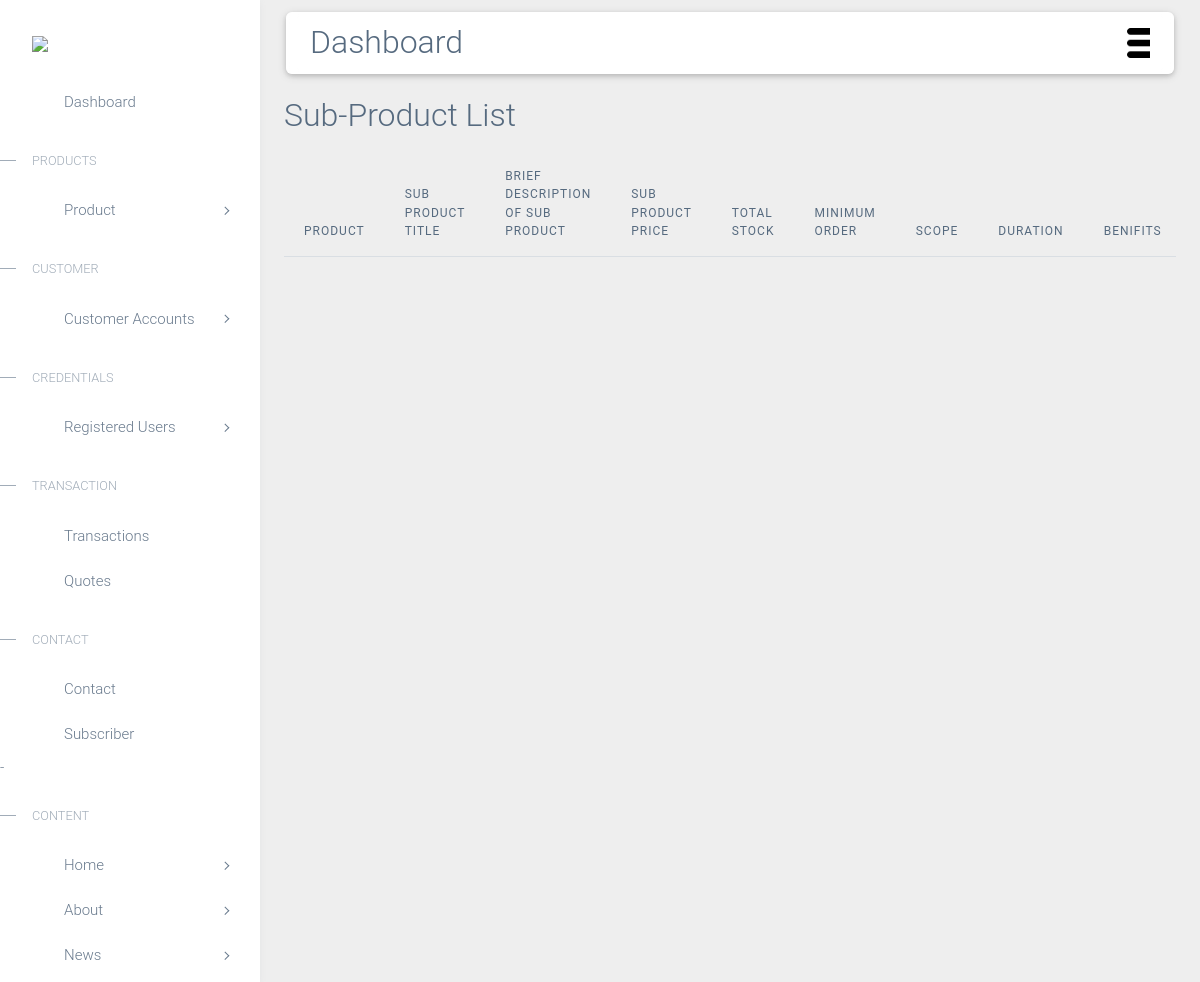
Page /devadmin/subproductlist/ on the earlier database version.
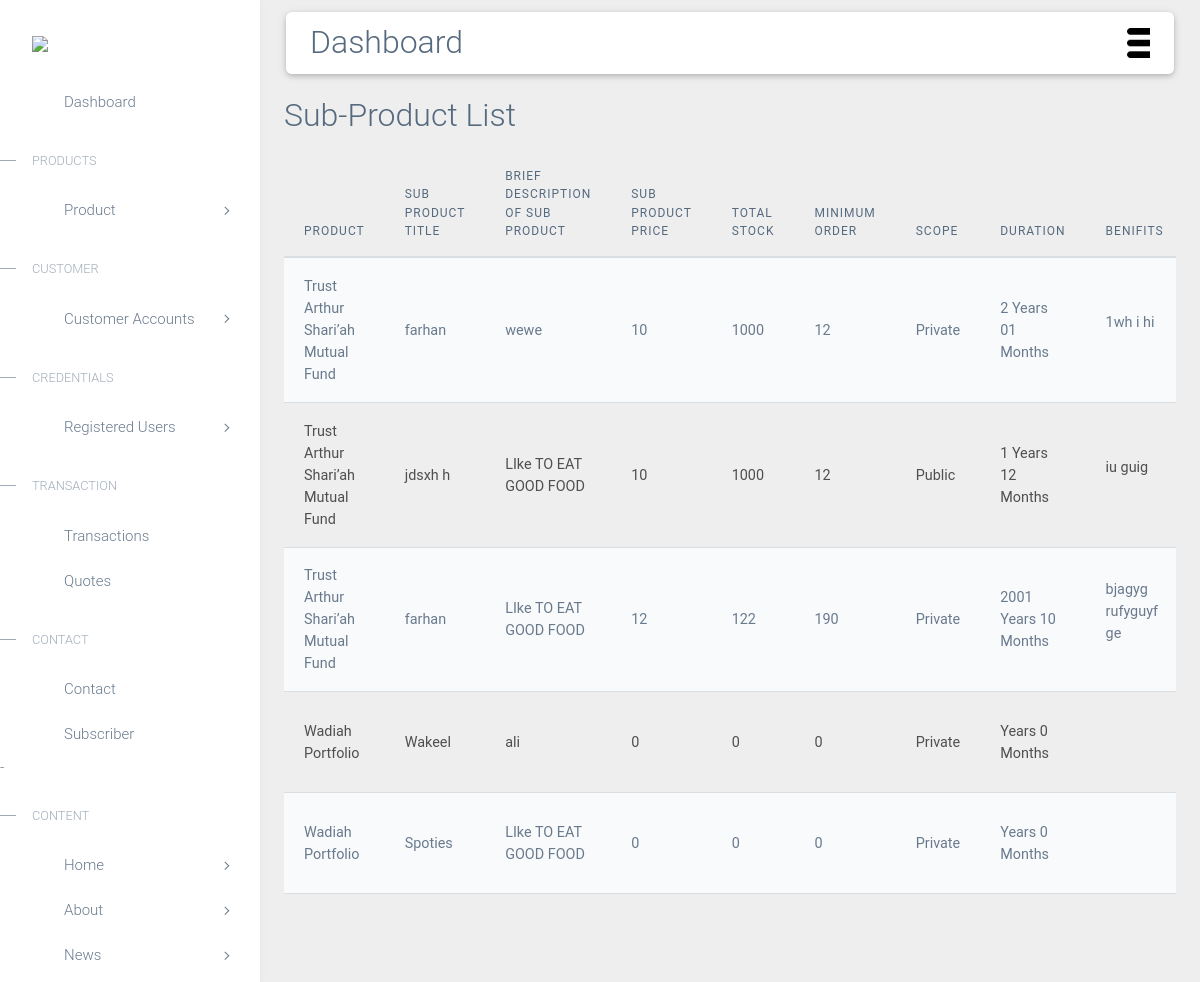
Same page on the later database version.
### accounts/models.py (models this page shows, shortened)
class SubProduct(models.Model):
 try:
    product = models.ForeignKey(Product, on_delete=models.CASCADE)
    sub_title = models.CharField(max_length=200)
    sub_title2 = models.CharField(max_length=200)
    duration_year = models.CharField(max_length=200,default='None')
    duration_month = models.CharField(max_length=200,default='None')
    selling_price = models.IntegerField()
    Principle = models.IntegerField()
    Rate = models.IntegerField()
    Date = models.DateField()
    benifits = models.TextField(default='None')
    plan_feature = models.TextField(default='None')
    sub_product_image = models.ImageField(upload_to='subproductpic')
    Total_S = models.FloatField(default='None')
    Minemun_O = models.FloatField(default='None')
    Scope =  models.TextField()
    Assign = models.CharField(max_length=200)
    def str(self):
        return str(self.id)
 except Exception as e:
    print(e)

class Product(models.Model):
    typeofuser = models.CharField(choices= CATEGORY_CHOICES, max_length=200)
    title = models.CharField(max_length=200)
    title2 = models.CharField(max_length=200)
    product_image = models.ImageField(upload_to='productpic')

### accounts/views.py (the view)
# urls.py: path('devadmin/subproductlist/', views.adminsubproductlist, name='adminsubproductlist'),
def adminsubproductlist(request):
    subproduct = SubProduct.objects.all()
    return render(request, 'devadmin/adminsubproductlist.html',{'subproduct':subproduct})

### accounts/templates/devadmin/adminsubproductlist.html (shortened to what this page needs)
{% extends 'devadmin/base.html' %}
{% load static %}
{% block main-content %}
<link rel="stylesheet" href="https://use.fontawesome.com/releases/v5.8.2/css/all.css">
<link rel="stylesheet" href="{% static 'devadmin/css/addons/mdb.min.css' %}" />
<link rel="stylesheet" href="{% static 'devadmin/css/addons/datatables.min.css' %}" />
<link rel="stylesheet" href="{% static 'devadmin/css/addons/datatables-select.min.css' %}" />
<div class="m-4"  >
    <h2 class=""> Sub-Product List</h2>
 <div  style="overflow-x:auto;">
   <table id="dtMaterialDesignExample" class="table table-striped">
     <thead>
        <tr>
            <th>Product</th>
            <th>Sub Product Title</th>
            <th>Brief Description of Sub product</th>
            <th>Sub Product Price</th>
            <th>Total Stock</th>
            <th>Minimum Order</th>
            <th>Scope</th>
            <th>Duration</th>
            <th>Benifits</th>
        </tr>
     </thead>
     <tbody>
        {% if subproduct %}
        {% for i in subproduct %}
        <tr>
            <td>{{i.product.title}}</td>
            <td>{{i.sub_title}}</td>
            <td>{{i.sub_title2}}</td>
            <td>{{i.selling_price}}</td>
            <td>{{i.Total_S}}</td>
            <td>{{i.Minemun_O}}</td>
            <td>{{i.Scope}}</td>
            <td>{{i.duration_year}} Years {{i.duration_month}} Months</td>
            <td>{{i.benifits|linebreaks}}</td>
        </tr>
        {% endfor %}
        {% endif %}
     </tbody>
   </table>
 </div>
</div>
{% endblock main-content %}

### accounts/templates/devadmin/base.html (shortened to what this page needs)
<!DOCTYPE html>
{% load static %}
<html>
  <head>
    <link rel="stylesheet" href="{% static 'devadmin/vendor/fonts/boxicons.css' %}" />
    <link rel="stylesheet" href="{% static 'devadmin/vendor/css/core.css' %}" class="template-customizer-core-css" />
    <link rel="stylesheet" href="{% static 'devadmin/vendor/css/theme-default.css' %}" class="template-customizer-theme-css" />
    <link rel="stylesheet" href="{% static 'devadmin/css/demo.css' %}" />
    <link rel="stylesheet" href="https://cdnjs.cloudflare.com/ajax/libs/jquery-toast-plugin/1.3.2/jquery.toast.css">
        <link rel="stylesheet" href="{% static 'accounts/css/style.css' %}">
        <link rel="stylesheet" href="{% static 'accounts/css/responsive.css' %}">
  </head>
  <body>
    <div class="layout-wrapper layout-content-navbar">
      <div class="layout-container">
        <aside id="layout-menu" class="layout-menu menu-vertical menu bg-menu-theme">
          <div class="app-brand demo">
            <a href="{% url 'dashboard' %}" class="app-brand-link">
              <span class="app-brand-logo demo">
                <img class="lgo-img" src="{% static 'todo/img/my-img/trustbank_arthur.png' %}" >
              </span>
            </a>
          </div>
          <ul class="menu-inner py-1">
            <li class="menu-item">
              <a href="{% url 'dashboard' %}" class="menu-link">
                <i class="menu-icon tf-icons bx bx-home-circle"></i>
                <div data-i18n="Analytics">Dashboard</div>
              </a>
            </li>
            <li class="menu-header small text-uppercase">
                <span class="menu-header-text">Products</span>
              </li>
            <li class="menu-item">
              <a href="javascript:void(0);" class="menu-link menu-toggle">
                <i class="menu-icon tf-icons bx bx-detail"></i>
                <div data-i18n="Layouts">Product</div>
              </a>
            </li>
            <li class="menu-header small text-uppercase">
              <span class="menu-header-text">Customer</span>
            </li>
            <li class="menu-item">
              <a href="javascript:void(0);" class="menu-link menu-toggle">
                <i class="menu-icon tf-icons bx bx-user"></i>
                <div data-i18n="Layouts">Customer Accounts</div>
              </a>
            </li>
            <li class="menu-header small text-uppercase"><span class="menu-header-text">Credentials</span></li>
            <li class="menu-item">
                <a href="javascript:void(0);" class="menu-link menu-toggle">
                  <i class="menu-icon tf-icons bx bx-lock-open-alt"></i>
                  <div data-i18n="Authentications">Registered Users</div>
                </a>
              </li>
            <li class="menu-header small text-uppercase">
                <span class="menu-header-text">Transaction</span>
              </li>
              <li class="menu-item">
                  <a href="{% url 'transaction' %}" class="menu-link">
                    <i class="menu-icon tf-icons bx bx-wallet"></i>
                    <div data-i18n="Analytics">Transactions</div>
                  </a>
              </li>
              <li class="menu-item">
                <a href="{% url 'adminquote' %}" class="menu-link">
                  <i class="menu-icon tf-icons bx bx-message"></i>
                  <div data-i18n="Analytics">Quotes</div>
                </a>
            </li>
            <li class="menu-header small text-uppercase">
              <span class="menu-header-text">Contact</span>
            </li>
            <li class="menu-item">
                <a href="{% url 'admincontactlist' %}" class="menu-link">
                  <i class="menu-icon tf-icons bx bx-user"></i>
                  <div data-i18n="Analytics">Contact</div>
                </a>
            </li>
            <li class="menu-item">
              <a href="{% url 'adminsubscriberlist' %}" class="menu-link">
                <i class="menu-icon tf-icons bx bx-user"></i>
                <div data-i18n="Analytics">Subscriber</div>
              </a>
            -</li>
            <li class="menu-header small text-uppercase"><span class="menu-header-text">Content</span></li>
            <li class="menu-item">
                <a href="javascript:void(0);" class="menu-link menu-toggle">
                  <i class="menu-icon tf-icons bx bx-detail"></i>
                  <div data-i18n="Authentications">Home</div>
                </a>
              </li>
              <li class="menu-item">
                <a href="javascript:void(0);" class="menu-link menu-toggle">
                  <i class="menu-icon tf-icons bx bx-detail"></i>
                  <div data-i18n="Authentications">About</div>
                </a>
              </li>
              <li class="menu-item">
                <a href="javascript:void(0);" class="menu-link menu-toggle">
                  <i class="menu-icon tf-icons bx bx-detail"></i>
                  <div data-i18n="Authentications">News</div>
                </a>
              </li>
          </ul>
        </aside>
        <div class="layout-page">
          <nav
            class="layout-navbar container-xxl navbar navbar-expand-xl navbar-detached align-items-center bg-navbar-theme"
            id="layout-navbar"
          >
            <div class="navbar-nav-right d-flex align-items-center" id="navbar-collapse">
              <div class="navbar-nav align-items-center">
                <div class="nav-item d-flex align-items-center">
                  <h2 class="mt-3">Dashboard</h2>
                </div>
              </div>
              <ul class="navbar-nav flex-row align-items-center ms-auto">
                <li class="nav-item navbar-dropdown dropdown-user dropdown">
                  <a class="nav-link dropdown-toggle hide-arrow" href="javascript:void(0);" data-bs-toggle="dropdown">
                    <div style="margin-left: 50%;margin-bottom: 4%;margin-bottom: -58%;" >
                     <img  src="{% static 'todo/img/my-img/icons8.png' %}" class="w-px-40 h-auto rounded-circle">
                    </div>
                  </a>
                </li>
              </ul>
            </div>
          </nav>
          {% block main-content %}
          {% endblock main-content %}
  </body>
</html>

### accounts/static/devadmin/css/demo.css (style rules this page uses)
.menu .app-brand.demo { height: 64px; margin-top: 12px; }
.app-brand-logo.demo img { width: 200px; }

### accounts/static/accounts/css/style.css (style rules this page uses)
body, html { margin: 0; padding: 0; overflow-x: hidden; }

Differences in the rows shown:
added SubProduct: product "Trust Arthur Shari’ah Mutual Fund", sub_title "farhan", sub_title2 "wewe", selling_price "10", Total_S "1000", Minemun_O "12", Scope "Private", duration_year "2", duration_month "01", benifits "1wh i hi"
added SubProduct: product "Trust Arthur Shari’ah Mutual Fund", sub_title "jdsxh h", sub_title2 "LIke TO EAT GOOD FOOD", selling_price "10", Total_S "1000", Minemun_O "12", Scope "Public", duration_year "1", duration_month "12", benifits "iu guig"
added SubProduct: product "Trust Arthur Shari’ah Mutual Fund", sub_title "farhan", sub_title2 "LIke TO EAT GOOD FOOD", selling_price "12", Total_S "122", Minemun_O "190", Scope "Private", duration_year "2001", duration_month "10", benifits "bjagyg rufyguyf ge"
added SubProduct: product "Wadiah Portfolio", sub_title "Wakeel", sub_title2 "ali", selling_price "0", Total_S "0", Minemun_O "0", Scope "Private", duration_month "0"
added SubProduct: product "Wadiah Portfolio", sub_title "Spoties", sub_title2 "LIke TO EAT GOOD FOOD", selling_price "0", Total_S "0", Minemun_O "0", Scope "Private", duration_month "0"
